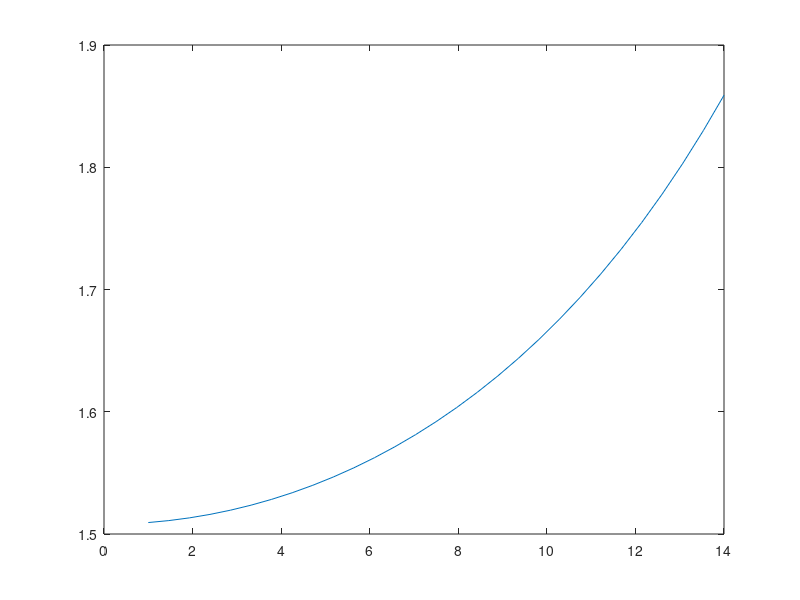

Source code (MATLAB): (Note: this script raises an error after producing the figure.)
%% EM Parameters
cc=2.997925e8;        %Velocidade da luz
jay=sqrt(-1);        %Unidade imaginaria 
e0=8.854223e-12;  %Permissividade absoluta do meio
u0=1.256640e-6;       %Permeabilidade absoluta do meio
eta0=sqrt(u0/e0);       %Impedancia do meio
Nq=29
f_inicial=1e9;      %Frequencia inicial de analise
f_final=14e9;        %Frequencia final de analis
f=linspace(f_inicial,f_final,Nq);
theta=0 %5Incidente Angle


%% Patch Parameters
Cp=[0.66:0.1:1]*1e-12;
Rp=1;
Lp=0.7e-9;  
[Freq,RP,CP]=meshgrid(f,Rp,Cp);
%% Substrate Parameters
erd=4.4-j*0.088;d=1.2e-3;
omega=2*pi*Freq;
k0=omega*sqrt(e0*u0);
kt=k0*sin(theta); %transverse component
kz0=sqrt(k0.^2-kt.^2); %normal component in vacuum
kzd=sqrt(erd*k0.^2-kt.^2); %normal component in the subs
eta0TE=omega.*u0./kz0; %vacuum - TE
eta0TM=kz0./(omega*e0); %vacuum - TM 
etadTE=omega.*u0./kzd; %substrate - TE - relation (4)
etadTM=kzd./(omega*e0*erd); %substrate - TM - relation (4)
d=1.2e-3;
Zd_TM = 1i*etadTM.*tan(kzd*d) ; %relation (3)
%% Ground Short circuit Inductance
Lg=imag(Zd_TM./omega/1e-9)

figure,
plot(f/1e9,squeeze(Lg(1,:,1)))
%%

Zp=RP+1./(j*2*pi*Freq.*CP)+j*2*pi*Freq.*Lp;
imag(Zp)
%%
Zin=Zp.*Zd_TM./(Zp+Zd_TM);
Gamma=(Zin-eta0TM)./(Zin+eta0TM);


%%
fob=7e9;
[~,idf]=min(abs(f-fob));
idc=1
%%
% figure(11)
% subplot 121
% plot(Cp/1e-12,real(Zsp)), hold on
% title('Impedância Zpatch','FontSize',14,'FontWeight','bold')
% xlabel('Capacitância pF ','FontSize',14,'FontWeight','bold')
% ylabel('Re\{Z_{surf}\}Ground','FontSize',14,'FontWeight','bold')
% ax = gca;ax.XAxis.FontSize = 18;ax.YAxis.FontSize = 18;
% set(gcf,'color','w');sizef = [2700 1900];res = 300;
% set(gcf,'Units','inches','Position',[2 2 sizef/res]);

% subplot 122
% plot(Cp/1e-12,imag(Zpatch)), hold on
% title('Impedância Zs','FontSize',14,'FontWeight','bold')
% xlabel('Capacitância pF ','FontSize',14,'FontWeight','bold')
% ylabel('Im\{Z_{surf} Ground\}(Deg)','FontSize',14,'FontWeight','bold')
% ax = gca;ax.XAxis.FontSize = 18;ax.YAxis.FontSize = 18;
% set(gcf,'color','w');sizef = [2700 1900];res = 300;
% set(gcf,'Units','inches','Position',[2 2 sizef/res]);
% % legend(Leg)
% 
% %%
% figure(1)
% subplot 121
% plot(Cp/1e-12,real(Zurf)), hold on
% title('Impedância Zs','FontSize',14,'FontWeight','bold')
% xlabel('Capacitância pF ','FontSize',14,'FontWeight','bold')
% ylabel('Re\{Z_{surf}\}Ground','FontSize',14,'FontWeight','bold')
% ax = gca;ax.XAxis.FontSize = 18;ax.YAxis.FontSize = 18;
% set(gcf,'color','w');sizef = [2700 1900];res = 300;
% set(gcf,'Units','inches','Position',[2 2 sizef/res]);
% % legend(Leg)
% 
% subplot 122
% plot(Cp/1e-12,imag(Zurf)), hold on
% title('Impedância Zs','FontSize',14,'FontWeight','bold')
% xlabel('Capacitância pF ','FontSize',14,'FontWeight','bold')
% ylabel('Im\{Z_{surf} Ground\}(Deg)','FontSize',14,'FontWeight','bold')
% ax = gca;ax.XAxis.FontSize = 18;ax.YAxis.FontSize = 18;
% set(gcf,'color','w');sizef = [2700 1900];res = 300;
% set(gcf,'Units','inches','Position',[2 2 sizef/res]);
% % legend(Leg)
% 
% figure(2)
% subplot 121
% plot(Cp/1e-12,real(Zin)), hold on
% title('Impedância de Entrada Z_s//\eta^{TM}_{1}','FontSize',14,'FontWeight','bold')
% xlabel('Capacitância pF ','FontSize',14,'FontWeight','bold')
% ylabel('Re\{Z_{in}\}(\Omega )','FontSize',14,'FontWeight','bold')
% % legend(Leg)
% ax = gca;ax.XAxis.FontSize = 18;ax.YAxis.FontSize = 18;
% set(gcf,'color','w');sizef = [4000 1900];res = 300;
% set(gcf,'Units','inches','Position',[2 2 sizef/res]);
% % legend(Leg)
% grid
% subplot 122
% plot(Cp/1e-12,angle(Zin)*180/pi), hold on
% title('Impedância de Entrada Zs//\eta^{TM}_{1}','FontSize',14,'FontWeight','bold')
% xlabel('Capacitância pF ','FontSize',14,'FontWeight','bold')
% ylabel('Angle\{Z_{in}\}(Deg)','FontSize',14,'FontWeight','bold')
% % legend(Leg)
% ax = gca;ax.XAxis.FontSize = 18;ax.YAxis.FontSize = 18;
% set(gcf,'color','w');sizef = [4000 1900];res = 300;
% set(gcf,'Units','inches','Position',[2 2 sizef/res]);
% grid
%% Reflection Coeff vs Capacitance
figure(3)
subplot 121
plot(Cp/1e-12,abs(squeeze(Gamma(1,idf,:)))), hold on
title('Coeficiente \Gamma','FontSize',14,'FontWeight','bold')
xlabel('Capacitância pF ','FontSize',14,'FontWeight','bold')
ylabel('|\Gamma|','FontSize',14,'FontWeight','bold')
% legend(Leg)
ax = gca;ax.XAxis.FontSize = 18;ax.YAxis.FontSize = 18;
set(gcf,'color','w');sizef = [4000 1900];res = 300;
set(gcf,'Units','inches','Position',[2 2 sizef/res]);
grid 
subplot 122
plot(Cp/1e-12,angle(squeeze(Gamma(1,idf,:)))*180/pi), hold on
title('Coeficiente \Gamma','FontSize',14,'FontWeight','bold')
xlabel('Capacitância pF ','FontSize',14,'FontWeight','bold')
ylabel('Angle\{\Gamma\}(Deg)','FontSize',14,'FontWeight','bold')
% legend(Leg)
ax = gca;ax.XAxis.FontSize = 18;ax.YAxis.FontSize = 18;
set(gcf,'color','w');sizef = [4000 1900];res = 300;
set(gcf,'Units','inches','Position',[2 2 sizef/res]);
grid

%%
figure(4)
subplot 121
plot(f/1e9,abs(squeeze(Gamma(1,:,idc)))), hold on
title('Coeficiente \Gamma','FontSize',14,'FontWeight','bold')
xlabel('Frequency GHz','FontSize',14,'FontWeight','bold')
ylabel('|\Gamma|','FontSize',14,'FontWeight','bold')
% legend(Leg)
ax = gca;ax.XAxis.FontSize = 18;ax.YAxis.FontSize = 18;
set(gcf,'color','w');sizef = [4000 1900];res = 300;
set(gcf,'Units','inches','Position',[2 2 sizef/res]);
grid 
subplot 122
plot(f/1e9,angle(squeeze(Gamma(1,:,idc)))*180/pi), hold on
title('Coeficiente \Gamma','FontSize',14,'FontWeight','bold')
xlabel('Frequency GHz','FontSize',14,'FontWeight','bold')
ylabel('Angle\{\Gamma\}(Deg)','FontSize',14,'FontWeight','bold')
% legend(Leg)
ax = gca;ax.XAxis.FontSize = 18;ax.YAxis.FontSize = 18;
set(gcf,'color','w');sizef = [4000 1900];res = 300;
set(gcf,'Units','inches','Position',[2 2 sizef/res]);
grid
